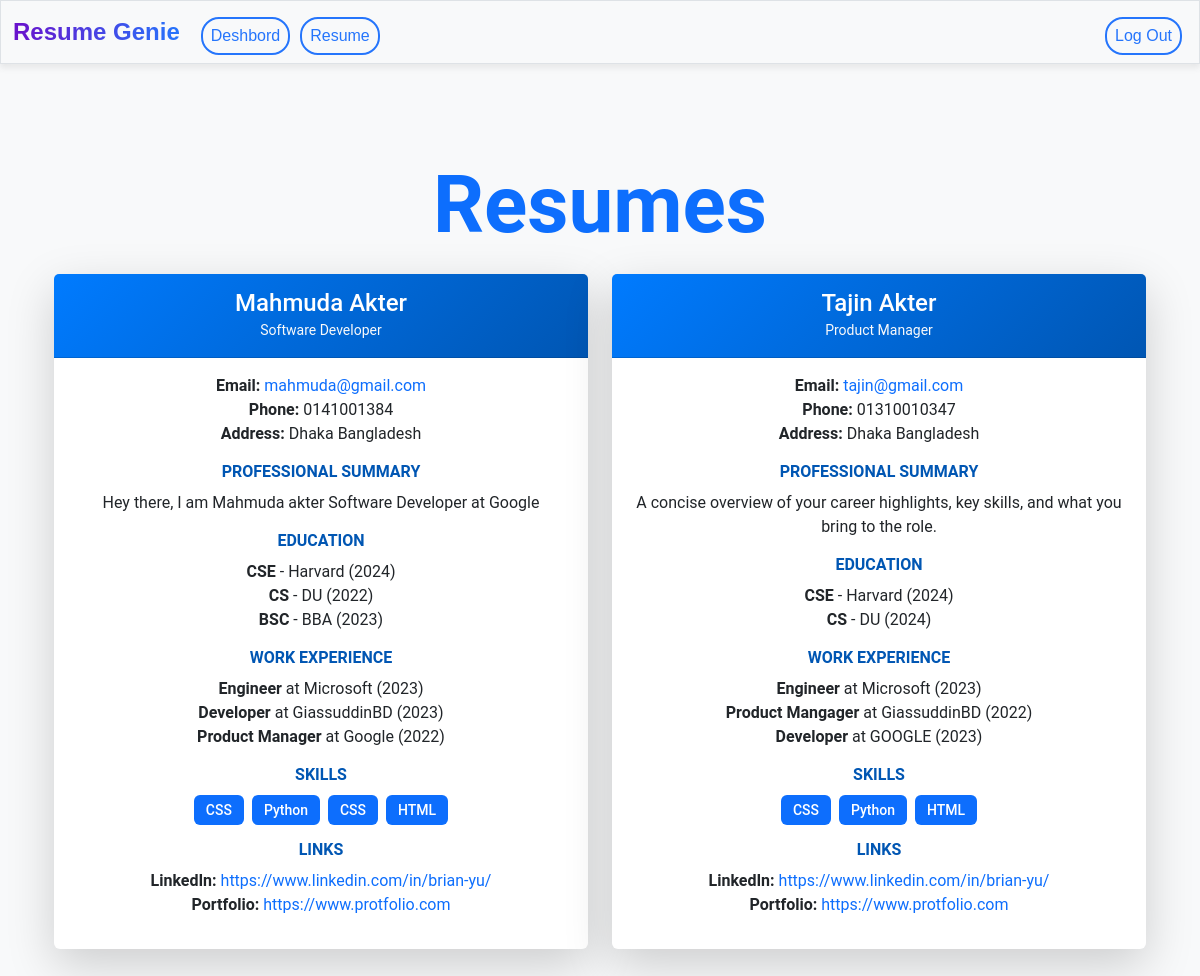
Before: /resume (signed in) with the older database file.
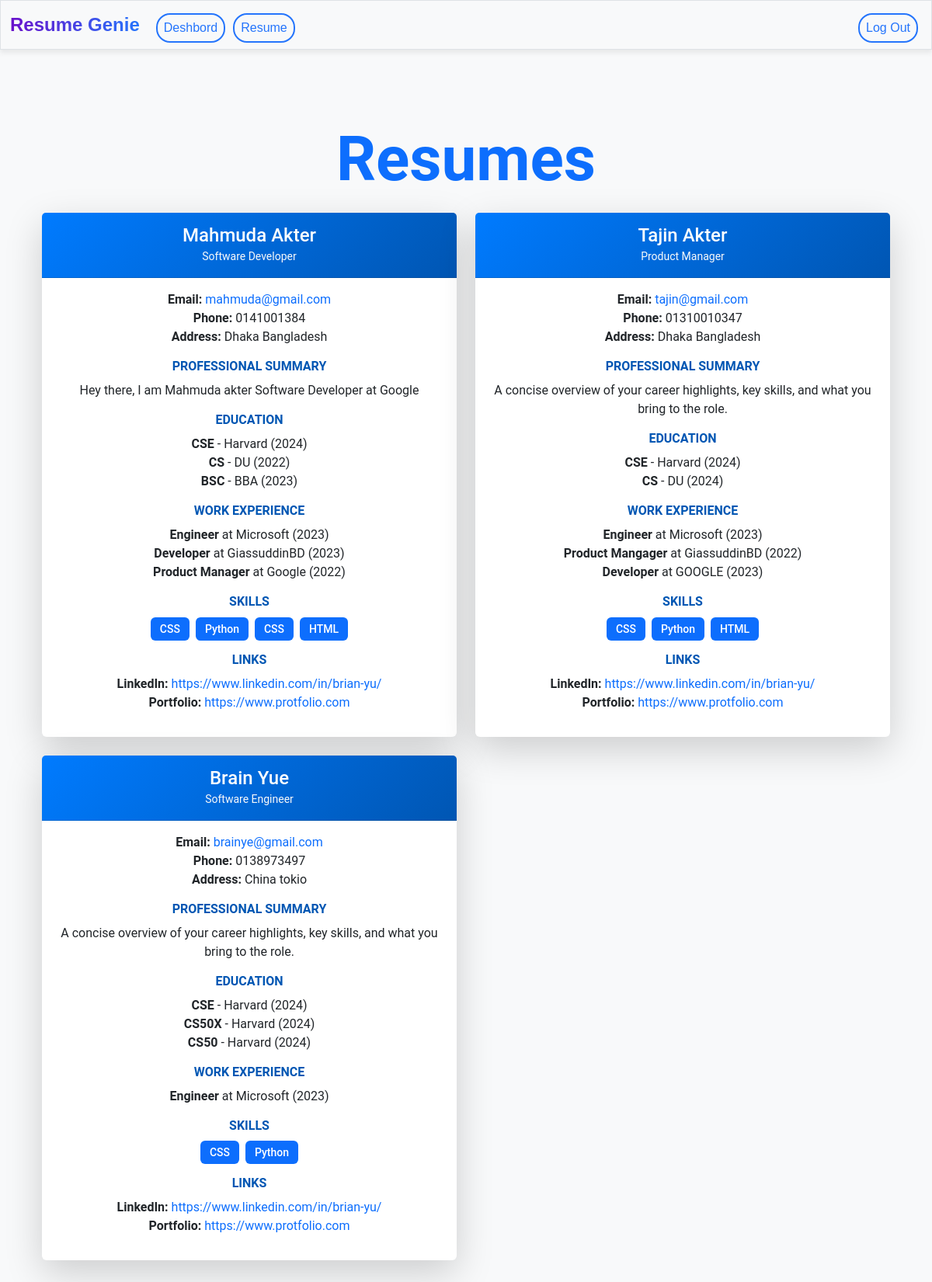
After: the same page with the newer database file.
### tables this page shows
CREATE TABLE resumes(
    id INTEGER PRIMARY KEY AUTOINCREMENT,
    user_id INTEGER NOT NULL,
    title TEXT NOT NULL,
    name TEXT NOT NULL,
    email TEXT NOT NULL,
    phone TEXT,
    address TEXT,
    linkedin TEXT,
    portfolio TEXT,
    professional_summary TEXT,
    education TEXT,
    work_experience TEXT,
    skills TEXT,
    created_at TIMESTAMP DEFAULT CURRENT_TIMESTAMP,
    FOREIGN KEY (user_id) REFERENCES users(id)
);

### app.py (the view)
@app.route("/resume", methods=["GET"])
@login_required
def resume():
    try:
        user_id = session["user_id"]
        print(user_id)
        resumes = db.execute("SELECT * FROM resumes WHERE user_id = ?", user_id)
        for resume in resumes:
            if 'education' in resume and resume['education']:
                resume['education'] = json.loads(resume['education'])
            if 'work_experience' in resume and resume['work_experience']:
                resume['work_experience'] = json.loads(resume['work_experience'])
            if 'skills' in resume and resume['skills']:
                resume['skills'] = json.loads(resume['skills'])
        print(resume)
        return render_template("resume.html", resumes=resumes)
    except Exception as e:
        app.logger.error(f"Error fetching resumes: {e}")
        flash("An error occurred while fetching resumes.")
        return render_template("resume.html", resumes=[])

### app.py (called while the page is built)
@app.after_request
def after_request(response):
    response.headers["Cache-Control"] = "no-cache, no-store, must-revalidate"
    response.headers["Expires"] = 0
    response.headers["Pragma"] = "no-cache"
    return response

### helpers.py (called while the page is built)
def login_required(f):
    @wraps(f)
    def decorated_function(*args, **kwargs):
        if session.get("user_id") is None:
            return redirect("/login")
        return f(*args, **kwargs)
    return decorated_function

### templates/resume.html (shortened to what this page needs)
{% extends "layout.html" %}
{% block main %}
<div class="container my-5">
    <h1 class="text-center mb-4 text-primary fw-bold">Resumes</h1>
    {% if resumes %}
        <div class="row g-4">
            {% for resume in resumes %}
            <div class="col-lg-6 col-md-12">
                <div class="card resume-card shadow-lg border-0">
                    <div class="card-header bg-gradient-primary text-white">
                        <h4 class="mb-0">{{ resume.name }}</h4>
                        <small class="text-light">{{ resume.title }}</small>
                    </div>
                    <div class="card-body">
                        <div class="resume-section">
                            <p>
                                <strong>Email:</strong>
                                <a href="mailto:{{ resume.email }}" class="text-decoration-none text-primary">{{ resume.email }}</a><br>
                                <strong>Phone:</strong> {{ resume.phone }}<br>
                                <strong>Address:</strong> {{ resume.address }}
                            </p>
                        </div>
                        <div class="resume-section">
                            <h5 class="section-title">Professional Summary</h5>
                            <p>{{ resume.professional_summary }}</p>
                        </div>
                        <div class="resume-section">
                            <h5 class="section-title">Education</h5>
                            <ul class="list-unstyled">
                                {% for edu in resume.education %}
                                <li>
                                    <strong>{{ edu.degree }}</strong> - {{ edu.institution }} ({{ edu.year }})
                                </li>
                                {% endfor %}
                            </ul>
                        </div>
                        <div class="resume-section">
                            <h5 class="section-title">Work Experience</h5>
                            <ul class="list-unstyled">
                                {% for work in resume.work_experience %}
                                <li>
                                    <strong>{{ work.role }}</strong> at {{ work.company }} ({{ work.year }})
                                </li>
                                {% endfor %}
                            </ul>
                        </div>
                        <div class="resume-section">
                            <h5 class="section-title">Skills</h5>
                            <div class="d-flex flex-wrap gap-2">
                                {% for skill in resume.skills %}
                                <span class="badge bg-primary text-white">{{ skill }}</span>
                                {% endfor %}
                            </div>
                        </div>
                        <div class="resume-section">
                            <h5 class="section-title">Links</h5>
                            <p>
                                {% if resume.linkedin %}
                                <strong>LinkedIn:</strong>
                                <a href="{{ resume.linkedin }}" target="_blank" class="text-decoration-none text-primary">{{ resume.linkedin }}</a><br>
                                {% endif %}
                                {% if resume.portfolio %}
                                <strong>Portfolio:</strong>
                                <a href="{{ resume.portfolio }}" target="_blank" class="text-decoration-none text-primary">{{ resume.portfolio }}</a>
                                {% endif %}
                            </p>
                        </div>
                    </div>
                </div>
            </div>
            {% endfor %}
        </div>
    {% else %}
        <div class="alert alert-warning text-center" role="alert">
            No resumes found.
        </div>
    {% endif %}
</div>
{% endblock %}

### templates/layout.html (shortened to what this page needs)
<!DOCTYPE html>
<html lang="en">
<head>
    <link href="https://cdn.jsdelivr.net/npm/bootstrap@5.3.3/dist/css/bootstrap.min.css" rel="stylesheet">
    <link href="../static/css/style.css" rel="stylesheet">
</head>
<body>
    <nav class="bg-light border navbar navbar-expand-md navbar-light">
        <div class="container-fluid">
            <a class="navbar-brand" href="/"><span class="blue">R</span><span class="red">e</span><span class="yellow">s</span><span class="green">ume</span> <span class="red">Genie</span></a>
            <div class="collapse navbar-collapse" id="navbar">
                {% if session["user_id"] %}
                    <ul class="navbar-nav me-auto mt-2">
                        <li class="nav-item"><a class="nav-link" href="/dashbord">Deshbord</a></li>
                        <li class="nav-item"><a class="nav-link" href="/resume">Resume</a></li>
                    </ul>
                    <ul class="navbar-nav ms-auto mt-2">
                        <li class="nav-item"><a class="nav-link" href="/logout">Log Out</a></li>
                    </ul>
                {% endif %}
            </div>
        </div>
    </nav>
    <main class="container py-5 text-center">
        {% block main %}{% endblock %}
    </main>
</body>
</html>

### static/css/style.css (style rules this page uses)
body { background-color: aliceblue; }
.navbar { font-family: 'Poppins', sans-serif; box-shadow: 0 4px 6px rgba(80, 80, 80, 0.1); }
.navbar-brand { font-size: 1.5rem; font-weight: bold; background: linear-gradient(to right, #6a11cb, #2575fc); -webkit-background-clip: text; -webkit-text-fill-color: transparent; text-decoration: none; }
.nav-link { color: #555; font-weight: 500; transition: color 0.3s ease-in-out; }
.nav-item .nav-link { margin: 0 5px; padding: 5px 15px; color: #2575fc; border: 2px solid #2575fc; border-radius: 18px; transition: all 0.3s ease-in-out; }
.fw-bold { font-style: normal; font-size: 80px; line-height: 90px; text-align: center; }
.d-flex { justify-content: center; }
body { font-family: 'Roboto', sans-serif; background-color: #f8f9fa; color: #333; }
.resume-card { transition: transform 0.3s ease, box-shadow 0.3s ease; }
.resume-card .card-header { background: linear-gradient(135deg, #007bff, #0056b3); padding: 15px 20px; }
.resume-card .resume-section { margin-bottom: 15px; }
.resume-card .section-title { font-weight: 600; color: #0056b3; margin-bottom: 10px; text-transform: uppercase; font-size: 16px; }
a.text-primary { color: #007bff; text-decoration: none; }
.badge { padding: 8px 12px; font-size: 14px; font-weight: 500; }

Changed rows visible on the page:
added resumes: name "Brain Yue", title "Software Engineer", email "brainye@gmail.com", phone "0138973497", address "China tokio", professional_summary "A concise overview of your career highlights, key skills, and what you bring to the role.", degree "CSE" "CS50X" "CS50", institution "Harvard" "Harvard" "Harvard", year "2024" "2024" "2024", role "Engineer", company "Microsoft", year "2023", skills "CSS" "Python", linkedin "https://www.linkedin.com/in/brian-yu/", portfolio "https://www.protfolio.com"
